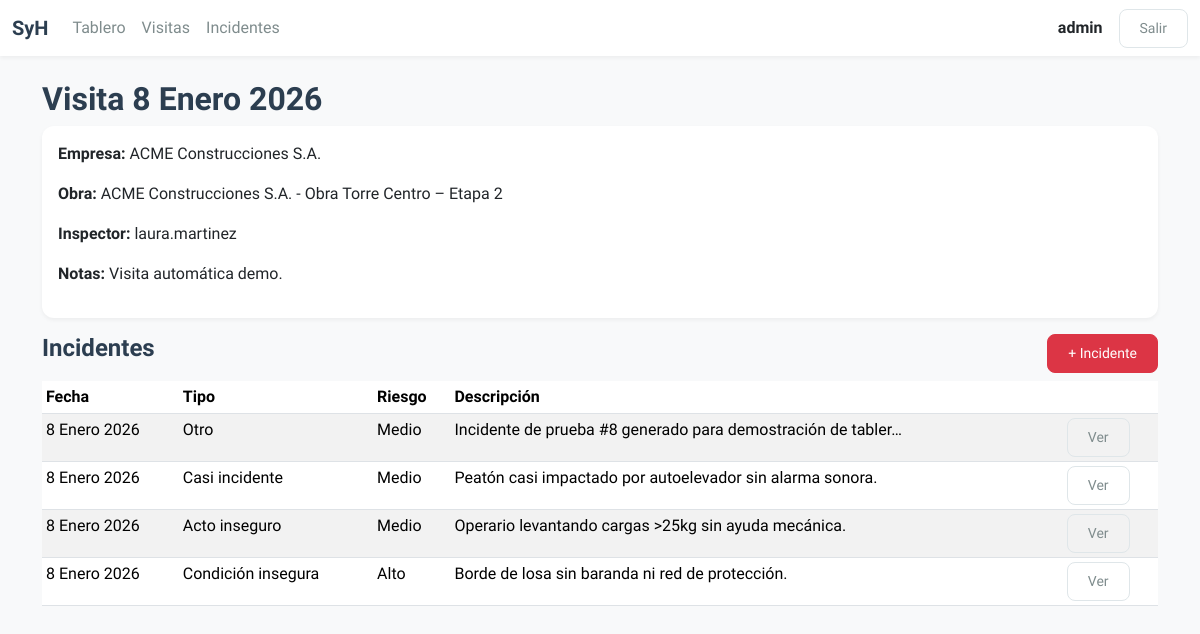
/audits/2/ (signed in), run on the app's committed database.
### apps/audits/models.py (models this page shows, shortened)
class AuditVisit(TimeStampedModel):
    company = models.ForeignKey(Company, on_delete=models.PROTECT, related_name="visits")
    site = models.ForeignKey(Site, on_delete=models.PROTECT, related_name="visits")
    sector = models.ForeignKey(
        Sector, on_delete=models.SET_NULL, null=True, blank=True, related_name="visits"
    )
    visit_date = models.DateField(default=timezone.localdate, db_index=True)
    inspector = models.ForeignKey(
        settings.AUTH_USER_MODEL, on_delete=models.PROTECT, related_name="audit_visits"
    )
    notes = models.TextField(blank=True, default="")
    class Meta:
        ordering = ["-visit_date", "-created_at"]
        indexes = [
            models.Index(fields=["company", "visit_date"]),
            models.Index(fields=["site", "visit_date"]),
        ]

### apps/core/models.py (models this page shows)
class TimeStampedModel(models.Model):
    created_at = models.DateTimeField(auto_now_add=True, db_index=True)
    updated_at = models.DateTimeField(auto_now=True)
    class Meta:
        abstract = True

class Company(TimeStampedModel):
    name = models.CharField(max_length=180, unique=True)
    tax_id = models.CharField("CUIT/CUIL", max_length=20, blank=True, default="")
    notes = models.TextField(blank=True, default="")
    class Meta:
        ordering = ["name"]
    def __str__(self):
        return self.name

class Site(TimeStampedModel):
    company = models.ForeignKey(Company, on_delete=models.CASCADE, related_name="sites")
    name = models.CharField(max_length=180)
    address = models.CharField(max_length=255, blank=True, default="")
    city = models.CharField(max_length=120, blank=True, default="")
    province = models.CharField(max_length=120, blank=True, default="")
    active = models.BooleanField(default=True)
    class Meta:
        ordering = ["company__name", "name"]
        constraints = [
            models.UniqueConstraint(fields=["company", "name"], name="uq_site_company_name")
        ]
    def __str__(self):
        return f"{self.company.name} - {self.name}"

### apps/incidents/models.py (models this page shows, shortened)
class Incident(TimeStampedModel):
    class TaskMastery(models.TextChoices):
        HIGH = "HIGH", "Alto"
        MEDIUM = "MEDIUM", "Medio"
        LOW = "LOW", "Bajo"
        UNKNOWN = "UNKNOWN", "No informado"
    class RiskLevel(models.TextChoices):
        LOW = "LOW", "Bajo"
        MEDIUM = "MEDIUM", "Medio"
        HIGH = "HIGH", "Alto"
        CRITICAL = "CRITICAL", "Crítico"
    class IncidentType(models.TextChoices):
        INCIDENT = "INCIDENT", "Incidente"
        NEAR_MISS = "NEAR_MISS", "Casi incidente"
        UNSAFE_ACT = "UNSAFE_ACT", "Acto inseguro"
        UNSAFE_CONDITION = "UNSAFE_CONDITION", "Condición insegura"
        OTHER = "OTHER", "Otro"
    visit = models.ForeignKey(AuditVisit, on_delete=models.CASCADE, related_name="incidents")
    investigation_date = models.DateField(null=True, blank=True, db_index=True)
    incident_number = models.PositiveIntegerField(null=True, blank=True)
    incident_date = models.DateField(default=timezone.localdate, db_index=True)
    incident_time = models.TimeField(null=True, blank=True)
    incident_type = models.CharField(
        max_length=40, choices=IncidentType.choices, default=IncidentType.INCIDENT
    )
    sector = models.ForeignKey(
        Sector, on_delete=models.SET_NULL, null=True, blank=True, related_name="incidents"
    )
    sector_text = models.CharField(max_length=120, blank=True, default="")
    task_performed = models.CharField(max_length=255, blank=True, default="")
    task_mastery = models.CharField(
        max_length=20, choices=TaskMastery.choices, default=TaskMastery.UNKNOWN
    )
    description = models.TextField()
    operator_name = models.CharField(max_length=180, blank=True, default="")
    operator_sector = models.CharField(max_length=120, blank=True, default="")
    operator_position = models.CharField(max_length=120, blank=True, default="")
    operator_seniority = models.CharField(max_length=60, blank=True, default="")  # texto libre (años/meses)
    responsible_name = models.CharField(max_length=180, blank=True, default="")
    responsible_role = models.CharField(max_length=120, blank=True, default="")
    risk_level = models.CharField(max_length=20, choices=RiskLevel.choices, default=RiskLevel.MEDIUM)
    cause_number = models.CharField(max_length=40, blank=True, default="")
    why_1 = models.TextField(blank=True, default="")
    why_2 = models.TextField(blank=True, default="")
    why_3 = models.TextField(blank=True, default="")
    why_4 = models.TextField(blank=True, default="")
    why_5 = models.TextField(blank=True, default="")
    legal_framework_internal = models.CharField(max_length=255, blank=True, default="")
    improvement_observation = models.TextField(blank=True, default="")
    class Meta:
        ordering = ["-incident_date", "-created_at"]
        indexes = [
            models.Index(fields=["visit", "incident_date"]),
            models.Index(fields=["incident_type", "incident_date"]),
            models.Index(fields=["risk_level", "incident_date"]),
        ]
        constraints = [
            models.UniqueConstraint(
                fields=["visit", "incident_number"],
                name="uq_incident_visit_number",
                condition=models.Q(incident_number__isnull=False),
            )
        ]

### apps/audits/views.py (the view)
# urls.py: path("<int:pk>/", VisitDetailView.as_view(), name="detail"),
class VisitDetailView(LoginRequiredMixin, DetailView):
    model = AuditVisit
    template_name = "audits/visit_detail.html"
    def get_queryset(self):
        qs = AuditVisit.objects.select_related("company", "site", "sector", "inspector")
        if not self.request.user.is_staff:
            qs = qs.filter(inspector=self.request.user)
        return qs
    def get_context_data(self, **kwargs):
        ctx = super().get_context_data(**kwargs)
        ctx["incidents"] = (
            Incident.objects.filter(visit=self.object)
            .order_by("-incident_date", "-created_at")
        )
        return ctx

### templates/audits/visit_detail.html (shortened to what this page needs)
{% extends "base.html" %}
{% block content %}
<h2>Visita {{ object.visit_date }}</h2>
<div class="card mb-3">
    <div class="card-body">
        <p><strong>Empresa:</strong> {{ object.company }}</p>
        <p><strong>Obra:</strong> {{ object.site }}</p>
        <p><strong>Inspector:</strong> {{ object.inspector }}</p>
        <p><strong>Notas:</strong> {{ object.notes|default:"-" }}</p>
    </div>
</div>
<div class="d-flex justify-content-between mb-2">
    <h4>Incidentes</h4>
    <a href="{% url 'incidents:create' %}?visit={{ object.pk }}" class="btn btn-sm btn-danger">
        + Incidente
    </a>
</div>
<table class="table table-sm table-striped bg-white">
    <thead>
        <tr>
            <th>Fecha</th>
            <th>Tipo</th>
            <th>Riesgo</th>
            <th>Descripción</th>
            <th></th>
        </tr>
    </thead>
    <tbody>
        {% for inc in incidents %}
        <tr>
            <td>{{ inc.incident_date }}</td>
            <td>{{ inc.get_incident_type_display }}</td>
            <td>{{ inc.get_risk_level_display }}</td>
            <td>{{ inc.description|truncatechars:60 }}</td>
            <td>
                <a href="{% url 'incidents:detail' inc.pk %}" class="btn btn-sm btn-outline-secondary">
                    Ver
                </a>
            </td>
        </tr>
        {% empty %}
        <tr>
            <td colspan="5" class="text-center text-muted">No hay incidentes</td>
        </tr>
        {% endfor %}
    </tbody>
</table>
{% endblock %}

### templates/base.html (shortened to what this page needs)
<!doctype html>
{% load static %}
<html lang="es">
<head>
    <link href="https://cdn.jsdelivr.net/npm/bootstrap@5.3.2/dist/css/bootstrap.min.css" rel="stylesheet">
    <link rel="stylesheet" href="https://cdn.jsdelivr.net/npm/bootstrap-icons@1.11.1/font/bootstrap-icons.css">
    <link href="{% static 'css/styles.css' %}" rel="stylesheet">
</head>
<body>
<nav class="navbar navbar-expand-lg navbar-custom sticky-top">
    <div class="container-fluid">
        <a class="navbar-brand" href="/">
             SyH
        </a>
        <div class="collapse navbar-collapse" id="navbarNav">
            <div class="navbar-nav me-auto">
                <a class="nav-link" href="{% url 'dashboard' %}">Tablero</a>
                <a class="nav-link" href="{% url 'audits:list' %}">Visitas</a>
                <a class="nav-link" href="{% url 'incidents:list' %}">Incidentes</a>
            </div>
            <div class="navbar-nav ms-auto d-flex align-items-center gap-3">
                {% if request.user.is_authenticated %}
                    <span class="navbar-text fw-bold text-dark">
                        {{ request.user.username }}
                    </span>
                    <a class="btn btn-sm btn-outline-secondary" href="{% url 'logout' %}">Salir</a>
                {% else %}
                    <a class="btn btn-sm btn-primary" href="{% url 'login' %}">Ingresar</a>
                {% endif %}
            </div>
        </div>
    </div>
</nav>
<div class="container mb-5 mt-4">
    {% block content %}{% endblock %}
</div>
</body>
</html>

### static/css/styles.css (style rules this page uses)
:root { --primary-color: #2c3e50; --secondary-color: #95a5a6; --accent-color: #3498db; --success-color: #27ae60; --warning-color: #f1c40f; --danger-color: #c0392b; --background-color: #f8f9fa; --surface-color: #ffffff; --text-primary: #2c3e50; --text-secondary: #7f8c8d; --border-radius-sm: 8px; --border-radius-lg: 12px; --shadow-sm: 0 2px 4px rgba(0,0,0,0.05); --shadow-md: 0 4px 6px rgba(0,0,0,0.08); }
body { background-color: var(--background-color); color: var(--text-primary); font-family: 'Segoe UI', system-ui, -apple-system, sans-serif; -webkit-font-smoothing: antialiased; }
h1, h2, h3, h4, h5, h6 { color: var(--primary-color); font-weight: 600; }
.card { border: none; border-radius: var(--border-radius-lg); box-shadow: var(--shadow-sm); background-color: var(--surface-color); transition: transform 0.2s ease, box-shadow 0.2s ease; margin-bottom: 1.5rem; }
.navbar-custom { background-color: var(--surface-color); box-shadow: var(--shadow-sm); }
.navbar-custom .navbar-brand { font-weight: 700; color: var(--primary-color); font-size: 1.25rem; }
.navbar-custom .nav-link { color: var(--text-secondary); font-weight: 500; padding: 0.5rem 1rem; }
.btn { border-radius: var(--border-radius-sm); padding: 0.5rem 1.25rem; font-weight: 500; transition: all 0.2s; }
.btn-outline-secondary { border-color: #dfe6e9; color: var(--text-secondary); }

### data on the page
AuditVisit: visit_date "8 Enero 2026", company "ACME Construcciones S.A.", site "ACME Construcciones S.A. - Obra Torre Centro – Etapa 2", inspector "laura.martinez", notes "Visita automática demo."
Incident: incident_date "8 Enero 2026", incident_type "Otro", risk_level "Medio", description "Incidente de prueba #8 generado para demostración de tabler…"
Incident: incident_date "8 Enero 2026", incident_type "Casi incidente", risk_level "Medio", description "Peatón casi impactado por autoelevador sin alarma sonora."
Incident: incident_date "8 Enero 2026", incident_type "Acto inseguro", risk_level "Medio", description "Operario levantando cargas >25kg sin ayuda mecánica."
Incident: incident_date "8 Enero 2026", incident_type "Condición insegura", risk_level "Alto", description "Borde de losa sin baranda ni red de protección."

### other printed values
{{ request.user.username }} "admin"
